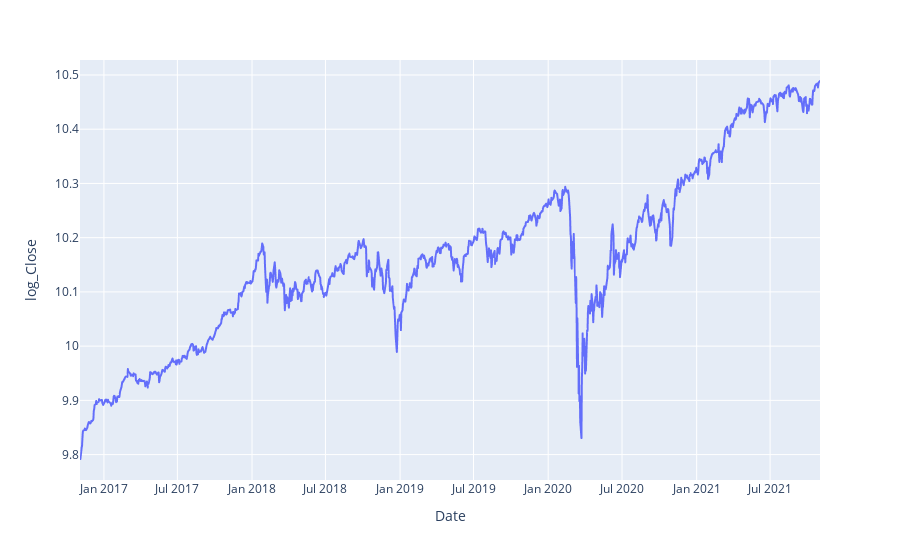

The notebook cell this image was saved under:
### Code cell
px.line(data, y = 'log_Close')

### Figure 1 — Plotly figure (JSON) as saved in the notebook; plotly's stock layout.template omitted (floating-point values rounded to 4 significant figures; data arrays with more than 128 entries replaced by an {"elided": "..."} marker saying what was removed)
{"data": [{"hovertemplate": "Date=%{x}<br>log_Close=%{y}<extra></extra>", "legendgroup": "", "line": {"color": "#636efa", "dash": "solid"}, "marker": {"symbol": "circle"}, "mode": "lines", "name": "", "showlegend": false, "type": "scattergl", "x": {"elided": "1257 str values"}, "xaxis": "x", "y": {"elided": "1257 float values"}, "yaxis": "y"}], "layout": {"legend": {"tracegroupgap": 0}, "margin": {"t": 60}, "xaxis": {"anchor": "y", "domain": [0, 1], "title": {"text": "Date"}}, "yaxis": {"anchor": "x", "domain": [0, 1], "title": {"text": "log_Close"}}}}
